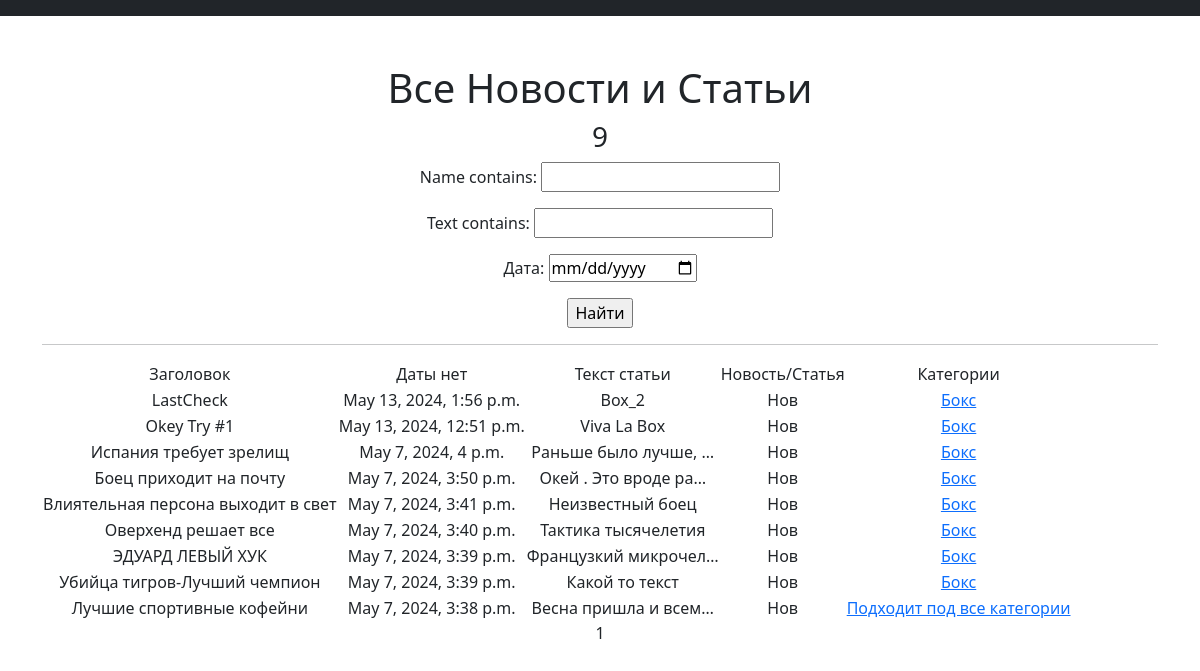
The page /news_or_art/News_all on the database its author committed.
### simpleapp/models.py (models this page shows, shortened)
class News_All(models.Model):
    link_Author = models.ForeignKey(Author, on_delete=models.CASCADE)
    link_PostCategory = models.ManyToManyField(Category, through = "PostCategory")
    news = 'Нов'
    article = 'Ст'
    CHOICE_MAIN = [
        (news, 'Новости'),
        (article, 'Статья'),
    ]
    news_or_art = models.CharField(max_length=3,choices = CHOICE_MAIN, default = news)
    name = models.CharField(max_length= 100, unique = True)
    text = models.TextField(max_length= 100)
    time_in = models.DateTimeField(auto_now_add=True)

class Category(models.Model):
    name = models.CharField(max_length= 100, unique = True)
    subscribers = models.ManyToManyField(User, blank=True, null=True, related_name='categories')

### simpleapp/views.py (the view)
# urls.py: path('News_all', PostList.as_view(), name='news_list'),
class PostList(ListView):
    model = News_All
    ordering = '-time_in'
    template_name = 'flatpages/News_all.html'
    context_object_name = 'news'
    paginate_by = 10
    def get_queryset(self):
        queryset = super().get_queryset()
        self.filterset = NewsFilter(self.request.GET, queryset)
        return self.filterset.qs
    def get_context_data(self, **kwargs):
        context = super().get_context_data(**kwargs)
        context['filterset'] = self.filterset
        return context

### simpleapp/templatetags/custom_filters.py (called while the page is built)
@register.filter()
def censor(text):
    try:
        for word in censor_list:
            text = text.replace(word[1:], '*'*len(word[1:]))
        return text
    except AttributeError:
        return "Применять функцию исключительно к тексту !"
    except Exception:
        return "Какая то иная ошибка >_<"

### templates/flatpages/News_all.html (shortened to what this page needs)
{% extends 'flatpages/default.html' %}
{% load custom_filters %}
{% load custom_tags %}
{% block content %}
   <h1>Все Новости и Статьи</h1>
    <h3>{{news| length}}</h3>
   <form action="" method="get">
       {{ filterset.form.as_p }}
       <input type="submit" value="Найти" />
   </form>
   <hr>
   {% if news %}
       <table>
           <tr>
               <td>Заголовок</td>
               <td>Даты нет</td>
               <td>Текст статьи</td>
               <td> Новость/Статья </td>
               <td>
                   Категории
               </td>
           </tr>
           {% for newsX in news %}
           <tr>
               <td>{{ newsX.name|censor}}</td>
               <td>{{ newsX.time_in}}</td>
               <td>{{ newsX.text|censor|truncatechars:20}}</td>
               <td>{{ newsX.news_or_art}}</td>
               <td>
               {% for CategoryX in newsX.link_PostCategory.all %}
               <a href="{% url 'category_list' CategoryX.id %}">{{CategoryX.name}}</a>
               {% endfor %}
               </td>
           </tr>
           {% endfor %}
       </table>
   {% else %}
       <h2>Никаких новостей нет!</h2>
   {% endif %}
   {{ page_obj.number }}
{% endblock content %}

### templates/flatpages/default.html (shortened to what this page needs)
<!DOCTYPE html>
<html lang="en">
    <head>
        {% load static %}
        <link href="{% static 'css/styles.css' %}" rel="stylesheet" />
    </head>
    <body>
        <nav class="navbar navbar-expand-lg navbar-dark bg-dark static-top">
</nav>
        <div class="container">
            <div class="text-center mt-5">
                {% block content %}
                {% endblock content %}
            </div>
        </div>
    </body>
</html>

### rows shown on the page
News_All: name|censor "LastCheck", time_in "May 13, 2024, 1:56 p.m.", text|censor "Box_2", news_or_art "Нов"
Category: name "Бокс"
News_All: name|censor "Okey Try #1", time_in "May 13, 2024, 12:51 p.m.", text|censor "Viva La Box", news_or_art "Нов"
News_All: name|censor "Испания требует зрелищ", time_in "May 7, 2024, 4 p.m.", text|censor "Раньше было лучше, …", news_or_art "Нов"
News_All: name|censor "Боец приходит на почту", time_in "May 7, 2024, 3:50 p.m.", text|censor "Окей . Это вроде ра…", news_or_art "Нов"
News_All: name|censor "Влиятельная персона выходит в свет", time_in "May 7, 2024, 3:41 p.m.", text|censor "Неизвестный боец", news_or_art "Нов"
News_All: name|censor "Оверхенд решает все", time_in "May 7, 2024, 3:40 p.m.", text|censor "Тактика тысячелетия", news_or_art "Нов"
News_All: name|censor "ЭДУАРД ЛЕВЫЙ ХУК", time_in "May 7, 2024, 3:39 p.m.", text|censor "Французкий микрочел…", news_or_art "Нов"
News_All: name|censor "Убийца тигров-Лучший чемпион", time_in "May 7, 2024, 3:39 p.m.", text|censor "Какой то текст", news_or_art "Нов"
News_All: name|censor "Лучшие спортивные кофейни", time_in "May 7, 2024, 3:38 p.m.", text|censor "Весна пришла и всем…", news_or_art "Нов"
Category: name "Подходит под все категории"

### other values the page prints
{{ news| length }} "9"
{{ page_obj.number }} "1"
